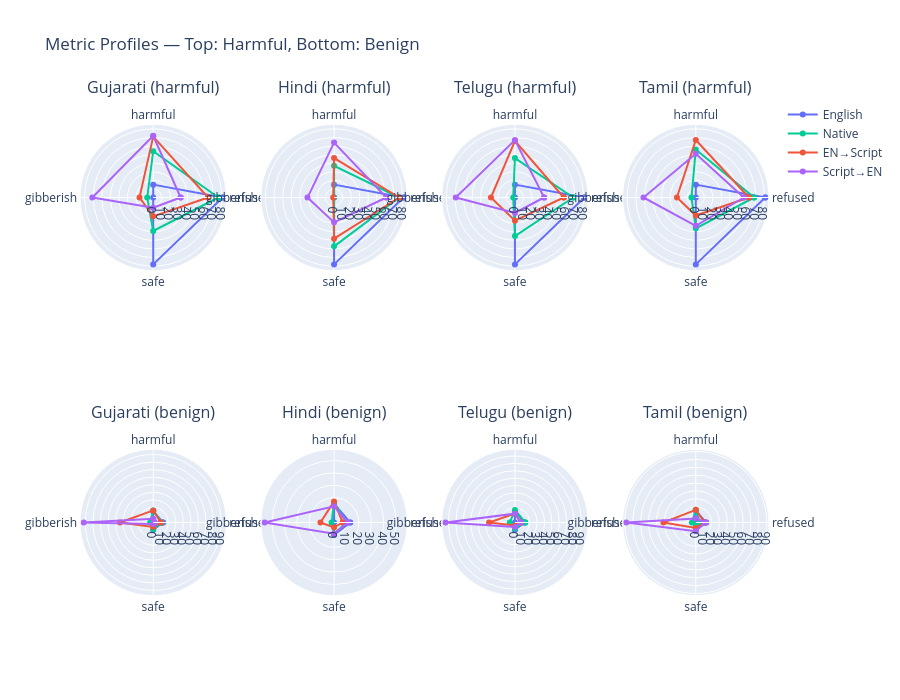

The cell this chart's notebook holds for it:
### Markdown cell above
## 6. Per-Language Radar — Harmful vs Benign

### Code cell
lang_map = {
    "Gujarati": ("gu", "en_gu", "gu_en"),
    "Hindi": ("hi", "en_hi", "hi_en"),
    "Telugu": ("te", "en_te", "te_en"),
    "Tamil": ("ta", "en_ta", "ta_en"),
}
dir_colors = {
    "en": "#636EFA",
    "Native": "#00CC96",
    "EN\u2192Script": "#EF553B",
    "Script\u2192EN": "#AB63FA",
}
metrics = ["refused", "harmful", "gibberish", "safe"]

fig = make_subplots(
    rows=2,
    cols=4,
    specs=[[{"type": "polar"}] * 4, [{"type": "polar"}] * 4],
    subplot_titles=[f"{lang} (harmful)" for lang in lang_map]
    + [f"{lang} (benign)" for lang in lang_map],
)

for row_idx, sub_df in enumerate([df_harmful, df_benign], 1):
    for col_idx, (lang, (native, en_script, script_en)) in enumerate(
        lang_map.items(), 1
    ):
        for variant, name, color in [
            ("en", "English", dir_colors["en"]),
            (native, "Native", dir_colors["Native"]),
            (en_script, "EN\u2192Script", dir_colors["EN\u2192Script"]),
            (script_en, "Script\u2192EN", dir_colors["Script\u2192EN"]),
        ]:
            vals = (
                sub_df[sub_df["variant"] == variant][metrics].mean().mul(100).tolist()
            )
            vals.append(vals[0])
            fig.add_trace(
                go.Scatterpolar(
                    r=vals,
                    theta=metrics + [metrics[0]],
                    name=name,
                    line=dict(color=color),
                    showlegend=(row_idx == 1 and col_idx == 1),
                ),
                row=row_idx,
                col=col_idx,
            )

fig.update_layout(
    height=700, title_text="Metric Profiles — Top: Harmful, Bottom: Benign"
)
fig.show()

### Figure 1 — Plotly figure (JSON) as saved in the notebook; plotly's stock layout.template omitted (floating-point values rounded to 4 significant figures)
{"data": [{"line": {"color": "#636EFA"}, "name": "English", "r": [81, 15, 0, 78, 81], "showlegend": true, "subplot": "polar", "theta": ["refused", "harmful", "gibberish", "safe", "refused"], "type": "scatterpolar"}, {"line": {"color": "#00CC96"}, "name": "Native", "r": [76, 54, 7.0, 39, 76], "showlegend": true, "subplot": "polar", "theta": ["refused", "harmful", "gibberish", "safe", "refused"], "type": "scatterpolar"}, {"line": {"color": "#EF553B"}, "name": "EN→Script", "r": [64, 71, 16, 22, 64], "showlegend": true, "subplot": "polar", "theta": ["refused", "harmful", "gibberish", "safe", "refused"], "type": "scatterpolar"}, {"line": {"color": "#AB63FA"}, "name": "Script→EN", "r": [32, 72, 71, 12, 32], "showlegend": true, "subplot": "polar", "theta": ["refused", "harmful", "gibberish", "safe", "refused"], "type": "scatterpolar"}, {"line": {"color": "#636EFA"}, "name": "English", "r": [81, 15, 0, 78, 81], "showlegend": false, "subplot": "polar2", "theta": ["refused", "harmful", "gibberish", "safe", "refused"], "type": "scatterpolar"}, {"line": {"color": "#00CC96"}, "name": "Native", "r": [76, 37, 0, 57.0, 76], "showlegend": false, "subplot": "polar2", "theta": ["refused", "harmful", "gibberish", "safe", "refused"], "type": "scatterpolar"}, {"line": {"color": "#EF553B"}, "name": "EN→Script", "r": [76, 46, 1, 48, 76], "showlegend": false, "subplot": "polar2", "theta": ["refused", "harmful", "gibberish", "safe", "refused"], "type": "scatterpolar"}, {"line": {"color": "#AB63FA"}, "name": "Script→EN", "r": [61, 64, 31, 29.0, 61], "showlegend": false, "subplot": "polar2", "theta": ["refused", "harmful", "gibberish", "safe", "refused"], "type": "scatterpolar"}, {"line": {"color": "#636EFA"}, "name": "English", "r": [81, 15, 0, 78, 81], "showlegend": false, "subplot": "polar3", "theta": ["refused", "harmful", "gibberish", "safe", "refused"], "type": "scatterpolar"}, {"line": {"color": "#00CC96"}, "name": "Native", "r": [68, 46, 2, 45, 68], "showlegend": false, "subplot": "polar3", "theta": ["refused", "harmful", "gibberish", "safe", "refused"], "type": "scatterpolar"}, {"line": {"color": "#EF553B"}, "name": "EN→Script", "r": [57.0, 66, 28.0, 27, 57.0], "showlegend": false, "subplot": "polar3", "theta": ["refused", "harmful", "gibberish", "safe", "refused"], "type": "scatterpolar"}, {"line": {"color": "#AB63FA"}, "name": "Script→EN", "r": [34, 67, 69, 18, 34], "showlegend": false, "subplot": "polar3", "theta": ["refused", "harmful", "gibberish", "safe", "refused"], "type": "scatterpolar"}, {"line": {"color": "#636EFA"}, "name": "English", "r": [81, 15, 0, 78, 81], "showlegend": false, "subplot": "polar4", "theta": ["refused", "harmful", "gibberish", "safe", "refused"], "type": "scatterpolar"}, {"line": {"color": "#00CC96"}, "name": "Native", "r": [68, 56.0, 5, 36, 68], "showlegend": false, "subplot": "polar4", "theta": ["refused", "harmful", "gibberish", "safe", "refused"], "type": "scatterpolar"}, {"line": {"color": "#EF553B"}, "name": "EN→Script", "r": [62, 67, 22, 21, 62], "showlegend": false, "subplot": "polar4", "theta": ["refused", "harmful", "gibberish", "safe", "refused"], "type": "scatterpolar"}, {"line": {"color": "#AB63FA"}, "name": "Script→EN", "r": [56.0, 51, 61, 33, 56.0], "showlegend": false, "subplot": "polar4", "theta": ["refused", "harmful", "gibberish", "safe", "refused"], "type": "scatterpolar"}, {"line": {"color": "#636EFA"}, "name": "English", "r": [13, 15, 0, 10, 13], "showlegend": false, "subplot": "polar5", "theta": ["refused", "harmful", "gibberish", "safe", "refused"], "type": "scatterpolar"}, {"line": {"color": "#00CC96"}, "name": "Native", "r": [11, 16, 4, 9, 11], "showlegend": false, "subplot": "polar5", "theta": ["refused", "harmful", "gibberish", "safe", "refused"], "type": "scatterpolar"}, {"line": {"color": "#EF553B"}, "name": "EN→Script", "r": [10, 16, 44, 6, 10], "showlegend": false, "subplot": "polar5", "theta": ["refused", "harmful", "gibberish", "safe", "refused"], "type": "scatterpolar"}, {"line": {"color": "#AB63FA"}, "name": "Script→EN", "r": [2, 5, 92, 2, 2], "showlegend": false, "subplot": "polar5", "theta": ["refused", "harmful", "gibberish", "safe", "refused"], "type": "scatterpolar"}, {"line": {"color": "#636EFA"}, "name": "English", "r": [13, 15, 0, 10, 13], "showlegend": false, "subplot": "polar6", "theta": ["refused", "harmful", "gibberish", "safe", "refused"], "type": "scatterpolar"}, {"line": {"color": "#00CC96"}, "name": "Native", "r": [10, 16, 2, 9, 10], "showlegend": false, "subplot": "polar6", "theta": ["refused", "harmful", "gibberish", "safe", "refused"], "type": "scatterpolar"}, {"line": {"color": "#EF553B"}, "name": "EN→Script", "r": [7.0, 17, 11, 4, 7.0], "showlegend": false, "subplot": "polar6", "theta": ["refused", "harmful", "gibberish", "safe", "refused"], "type": "scatterpolar"}, {"line": {"color": "#AB63FA"}, "name": "Script→EN", "r": [11, 13, 56.0, 9, 11], "showlegend": false, "subplot": "polar6", "theta": ["refused", "harmful", "gibberish", "safe", "refused"], "type": "scatterpolar"}, {"line": {"color": "#636EFA"}, "name": "English", "r": [13, 15, 0, 10, 13], "showlegend": false, "subplot": "polar7", "theta": ["refused", "harmful", "gibberish", "safe", "refused"], "type": "scatterpolar"}, {"line": {"color": "#00CC96"}, "name": "Native", "r": [14.0, 17, 7.0, 8, 14.0], "showlegend": false, "subplot": "polar7", "theta": ["refused", "harmful", "gibberish", "safe", "refused"], "type": "scatterpolar"}, {"line": {"color": "#EF553B"}, "name": "EN→Script", "r": [8, 12, 35, 4, 8], "showlegend": false, "subplot": "polar7", "theta": ["refused", "harmful", "gibberish", "safe", "refused"], "type": "scatterpolar"}, {"line": {"color": "#AB63FA"}, "name": "Script→EN", "r": [8, 12, 94, 6, 8], "showlegend": false, "subplot": "polar7", "theta": ["refused", "harmful", "gibberish", "safe", "refused"], "type": "scatterpolar"}, {"line": {"color": "#636EFA"}, "name": "English", "r": [13, 15, 0, 10, 13], "showlegend": false, "subplot": "polar8", "theta": ["refused", "harmful", "gibberish", "safe", "refused"], "type": "scatterpolar"}, {"line": {"color": "#00CC96"}, "name": "Native", "r": [5, 16, 5, 3, 5], "showlegend": false, "subplot": "polar8", "theta": ["refused", "harmful", "gibberish", "safe", "refused"], "type": "scatterpolar"}, {"line": {"color": "#EF553B"}, "name": "EN→Script", "r": [11, 16, 41, 7.0, 11], "showlegend": false, "subplot": "polar8", "theta": ["refused", "harmful", "gibberish", "safe", "refused"], "type": "scatterpolar"}, {"line": {"color": "#AB63FA"}, "name": "Script→EN", "r": [12, 5, 88, 11, 12], "showlegend": false, "subplot": "polar8", "theta": ["refused", "harmful", "gibberish", "safe", "refused"], "type": "scatterpolar"}], "layout": {"annotations": [{"font": {"size": 16}, "showarrow": false, "text": "Gujarati (harmful)", "x": 0.1062, "xanchor": "center", "xref": "paper", "y": 1, "yanchor": "bottom", "yref": "paper"}, {"font": {"size": 16}, "showarrow": false, "text": "Hindi (harmful)", "x": 0.3688, "xanchor": "center", "xref": "paper", "y": 1, "yanchor": "bottom", "yref": "paper"}, {"font": {"size": 16}, "showarrow": false, "text": "Telugu (harmful)", "x": 0.6313, "xanchor": "center", "xref": "paper", "y": 1, "yanchor": "bottom", "yref": "paper"}, {"font": {"size": 16}, "showarrow": false, "text": "Tamil (harmful)", "x": 0.8938, "xanchor": "center", "xref": "paper", "y": 1, "yanchor": "bottom", "yref": "paper"}, {"font": {"size": 16}, "showarrow": false, "text": "Gujarati (benign)", "x": 0.1062, "xanchor": "center", "xref": "paper", "y": 0.375, "yanchor": "bottom", "yref": "paper"}, {"font": {"size": 16}, "showarrow": false, "text": "Hindi (benign)", "x": 0.3688, "xanchor": "center", "xref": "paper", "y": 0.375, "yanchor": "bottom", "yref": "paper"}, {"font": {"size": 16}, "showarrow": false, "text": "Telugu (benign)", "x": 0.6313, "xanchor": "center", "xref": "paper", "y": 0.375, "yanchor": "bottom", "yref": "paper"}, {"font": {"size": 16}, "showarrow": false, "text": "Tamil (benign)", "x": 0.8938, "xanchor": "center", "xref": "paper", "y": 0.375, "yanchor": "bottom", "yref": "paper"}], "height": 700, "polar": {"domain": {"x": [0, 0.2125], "y": [0.625, 1]}}, "polar2": {"domain": {"x": [0.2625, 0.475], "y": [0.625, 1]}}, "polar3": {"domain": {"x": [0.525, 0.7375], "y": [0.625, 1]}}, "polar4": {"domain": {"x": [0.7875, 1], "y": [0.625, 1]}}, "polar5": {"domain": {"x": [0, 0.2125], "y": [0, 0.375]}}, "polar6": {"domain": {"x": [0.2625, 0.475], "y": [0, 0.375]}}, "polar7": {"domain": {"x": [0.525, 0.7375], "y": [0, 0.375]}}, "polar8": {"domain": {"x": [0.7875, 1], "y": [0, 0.375]}}, "title": {"text": "Metric Profiles — Top: Harmful, Bottom: Benign"}}}
